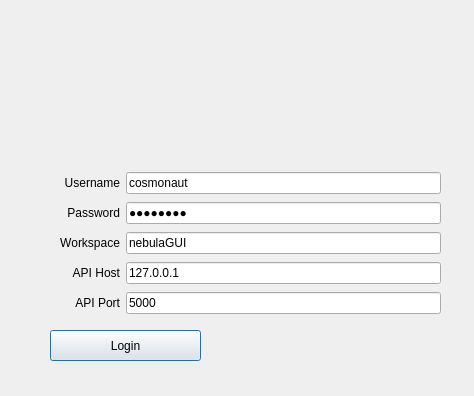
<?xml version="1.0" encoding="UTF-8"?>
<ui version="4.0">
 <class>Widget</class>
 <widget class="QWidget" name="Widget">
  <property name="geometry">
   <rect>
    <x>0</x>
    <y>0</y>
    <width>474</width>
    <height>396</height>
   </rect>
  </property>
  <property name="windowTitle">
   <string>Widget</string>
  </property>
  <property name="windowIcon">
   <iconset>
    <normaloff>C:/Users/bleon/Documents/NebulaGUI/logo.png</normaloff>C:/Users/bleon/Documents/NebulaGUI/logo.png</iconset>
  </property>
  <widget class="QLabel" name="logo">
   <property name="geometry">
    <rect>
     <x>190</x>
     <y>30</y>
     <width>121</width>
     <height>121</height>
    </rect>
   </property>
   <property name="maximumSize">
    <size>
     <width>200</width>
     <height>200</height>
    </size>
   </property>
   <property name="styleSheet">
    <string notr="true"/>
   </property>
   <property name="text">
    <string/>
   </property>
   <property name="textFormat">
    <enum>Qt::RichText</enum>
   </property>
   <property name="pixmap">
    <pixmap>logo.png</pixmap>
   </property>
   <property name="scaledContents">
    <bool>true</bool>
   </property>
  </widget>
  <widget class="QWidget" name="verticalLayoutWidget">
   <property name="geometry">
    <rect>
     <x>50</x>
     <y>170</y>
     <width>391</width>
     <height>148</height>
    </rect>
   </property>
   <layout class="QVBoxLayout" name="verticalLayout">
    <item>
     <layout class="QHBoxLayout" name="horizontalLayout">
      <item>
       <widget class="QLabel" name="label">
        <property name="sizePolicy">
         <sizepolicy hsizetype="Preferred" vsizetype="Preferred">
          <horstretch>50</horstretch>
          <verstretch>0</verstretch>
         </sizepolicy>
        </property>
        <property name="maximumSize">
         <size>
          <width>70</width>
          <height>16777215</height>
         </size>
        </property>
        <property name="text">
         <string>Username</string>
        </property>
        <property name="alignment">
         <set>Qt::AlignRight|Qt::AlignTrailing|Qt::AlignVCenter</set>
        </property>
       </widget>
      </item>
      <item>
       <widget class="QLineEdit" name="loginlineEdit">
        <property name="text">
         <string>cosmonaut</string>
        </property>
       </widget>
      </item>
     </layout>
    </item>
    <item>
     <layout class="QHBoxLayout" name="horizontalLayout_2">
      <item>
       <widget class="QLabel" name="label_2">
        <property name="sizePolicy">
         <sizepolicy hsizetype="Fixed" vsizetype="Preferred">
          <horstretch>50</horstretch>
          <verstretch>0</verstretch>
         </sizepolicy>
        </property>
        <property name="maximumSize">
         <size>
          <width>70</width>
          <height>16777215</height>
         </size>
        </property>
        <property name="text">
         <string>Password</string>
        </property>
        <property name="alignment">
         <set>Qt::AlignRight|Qt::AlignTrailing|Qt::AlignVCenter</set>
        </property>
       </widget>
      </item>
      <item>
       <widget class="QLineEdit" name="passwordlineEdit">
        <property name="text">
         <string>password</string>
        </property>
        <property name="echoMode">
         <enum>QLineEdit::Password</enum>
        </property>
       </widget>
      </item>
     </layout>
    </item>
    <item>
     <layout class="QHBoxLayout" name="horizontalLayout_4">
      <item>
       <widget class="QLabel" name="label_4">
        <property name="sizePolicy">
         <sizepolicy hsizetype="Fixed" vsizetype="Preferred">
          <horstretch>50</horstretch>
          <verstretch>0</verstretch>
         </sizepolicy>
        </property>
        <property name="maximumSize">
         <size>
          <width>70</width>
          <height>16777215</height>
         </size>
        </property>
        <property name="text">
         <string>Workspace</string>
        </property>
        <property name="alignment">
         <set>Qt::AlignRight|Qt::AlignTrailing|Qt::AlignVCenter</set>
        </property>
       </widget>
      </item>
      <item>
       <widget class="QLineEdit" name="workspacelineEdit">
        <property name="maximumSize">
         <size>
          <width>16777215</width>
          <height>16777215</height>
         </size>
        </property>
        <property name="text">
         <string>nebulaGUI</string>
        </property>
        <property name="echoMode">
         <enum>QLineEdit::Normal</enum>
        </property>
       </widget>
      </item>
     </layout>
    </item>
    <item>
     <layout class="QHBoxLayout" name="horizontalLayout_5">
      <item>
       <widget class="QLabel" name="label_5">
        <property name="sizePolicy">
         <sizepolicy hsizetype="Fixed" vsizetype="Preferred">
          <horstretch>50</horstretch>
          <verstretch>0</verstretch>
         </sizepolicy>
        </property>
        <property name="maximumSize">
         <size>
          <width>70</width>
          <height>16777215</height>
         </size>
        </property>
        <property name="text">
         <string>API Host</string>
        </property>
        <property name="alignment">
         <set>Qt::AlignRight|Qt::AlignTrailing|Qt::AlignVCenter</set>
        </property>
       </widget>
      </item>
      <item>
       <widget class="QLineEdit" name="apiHostlineEdit">
        <property name="sizePolicy">
         <sizepolicy hsizetype="Expanding" vsizetype="Fixed">
          <horstretch>0</horstretch>
          <verstretch>0</verstretch>
         </sizepolicy>
        </property>
        <property name="maximumSize">
         <size>
          <width>16777215</width>
          <height>16777215</height>
         </size>
        </property>
        <property name="text">
         <string>127.0.0.1</string>
        </property>
        <property name="echoMode">
         <enum>QLineEdit::Normal</enum>
        </property>
       </widget>
      </item>
     </layout>
    </item>
    <item>
     <layout class="QHBoxLayout" name="horizontalLayout_3">
      <item>
       <widget class="QLabel" name="label_3">
        <property name="sizePolicy">
         <sizepolicy hsizetype="Fixed" vsizetype="Preferred">
          <horstretch>50</horstretch>
          <verstretch>0</verstretch>
         </sizepolicy>
        </property>
        <property name="maximumSize">
         <size>
          <width>70</width>
          <height>16777215</height>
         </size>
        </property>
        <property name="sizeIncrement">
         <size>
          <width>70</width>
          <height>0</height>
         </size>
        </property>
        <property name="text">
         <string>API Port</string>
        </property>
        <property name="alignment">
         <set>Qt::AlignRight|Qt::AlignTrailing|Qt::AlignVCenter</set>
        </property>
       </widget>
      </item>
      <item>
       <widget class="QLineEdit" name="apiPortlineEdit">
        <property name="text">
         <string>5000</string>
        </property>
        <property name="echoMode">
         <enum>QLineEdit::Normal</enum>
        </property>
       </widget>
      </item>
     </layout>
    </item>
   </layout>
  </widget>
  <widget class="QPushButton" name="loginButton">
   <property name="geometry">
    <rect>
     <x>50</x>
     <y>330</y>
     <width>151</width>
     <height>31</height>
    </rect>
   </property>
   <property name="text">
    <string>Login</string>
   </property>
   <property name="autoDefault">
    <bool>true</bool>
   </property>
   <property name="default">
    <bool>true</bool>
   </property>
  </widget>
 </widget>
 <resources/>
 <connections/>
</ui>
